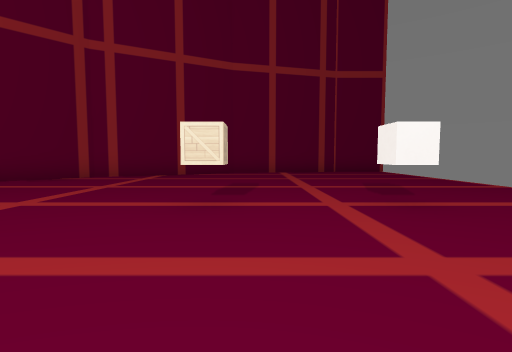
view 1 (above)

22 first-person views from a walk through a Godot game level. The camera is 1.2 m above the floor, tilts 4° down and sees 85° across. The floor is counted in squares, 2 m on a side. Each view is taken from the middle of a square. On the plan, view 1 faces up. The plan holds only what a view shows up to about 9 squares ahead; the rest is blank. The place goes on beyond the plan. Characters and animated objects are not drawn. Some surface patterns are stand-ins.

view 2
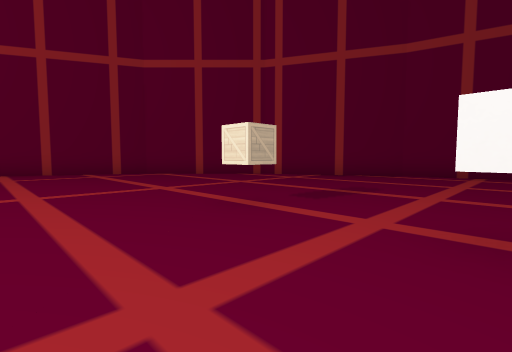

view 3
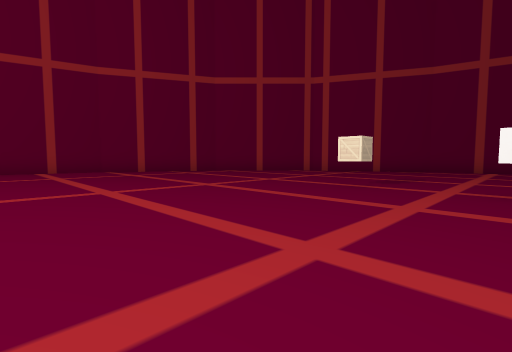

view 4
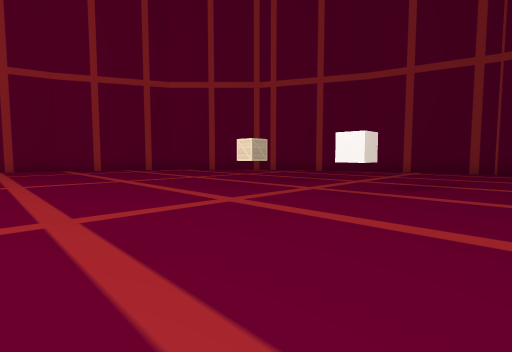

view 5
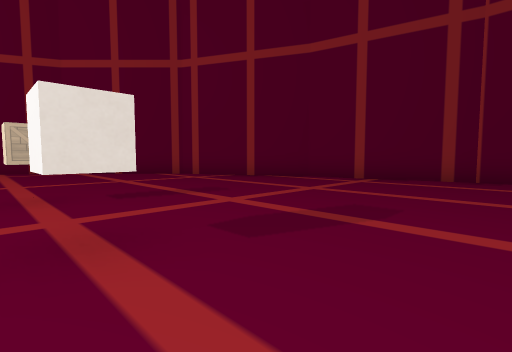

view 6
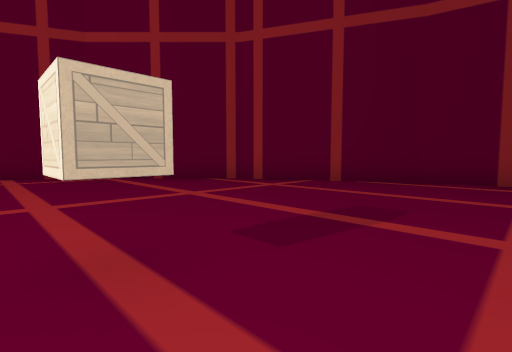

view 7
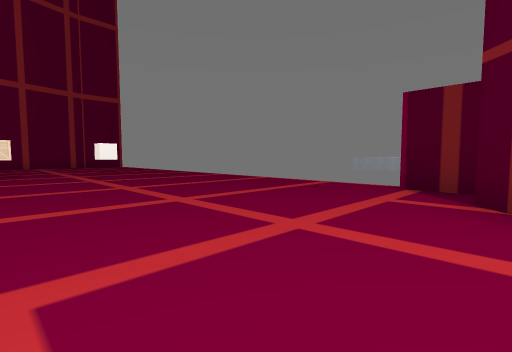

view 8
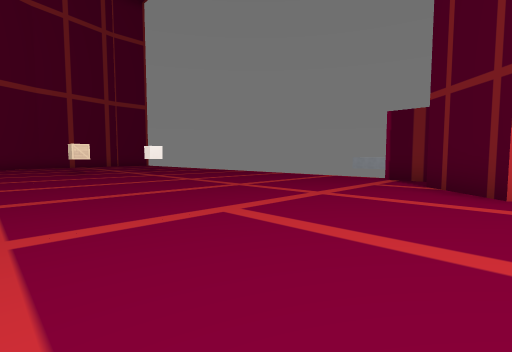

view 9
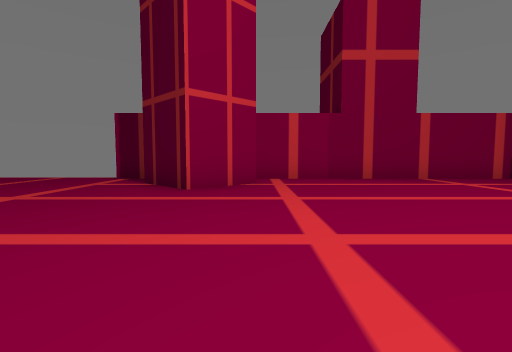

view 10
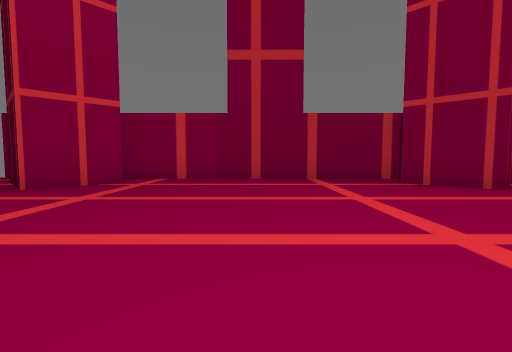

view 11
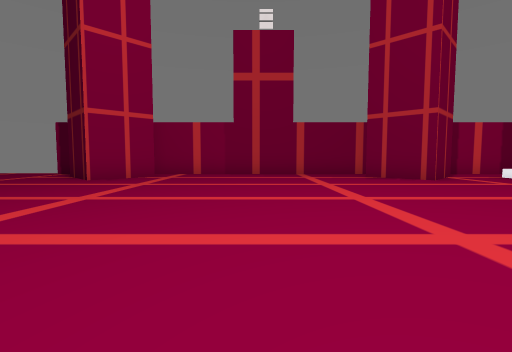

view 12
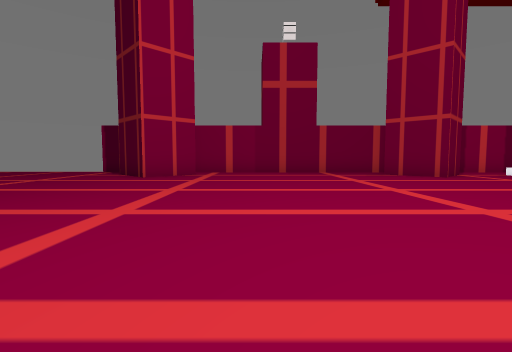

view 13
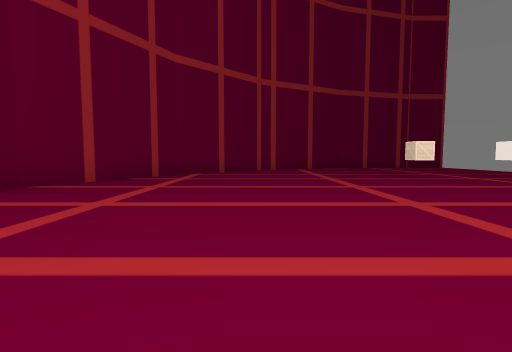

view 14
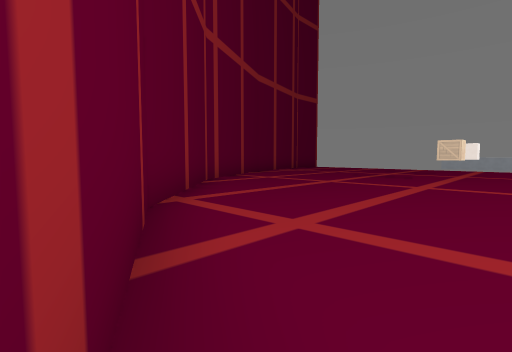

view 15
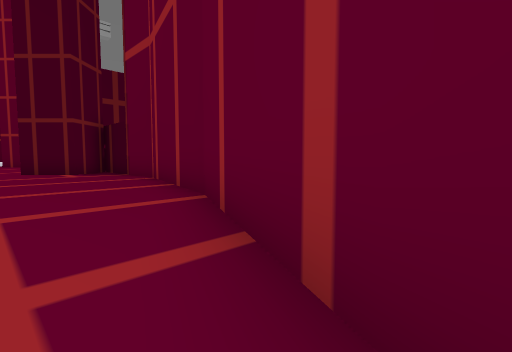

view 16
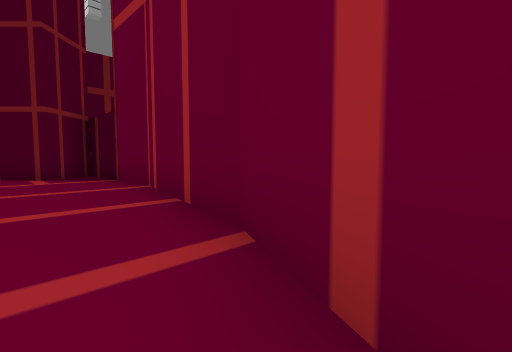

view 17
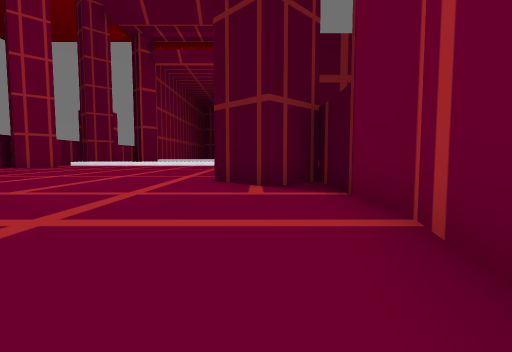

view 18
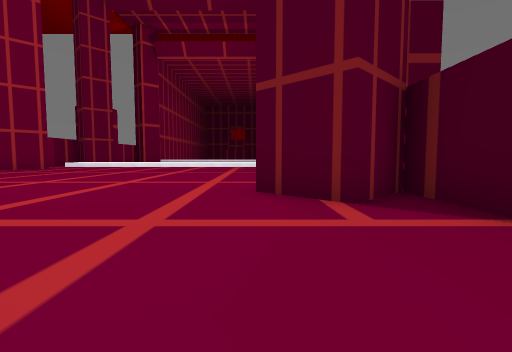

view 19
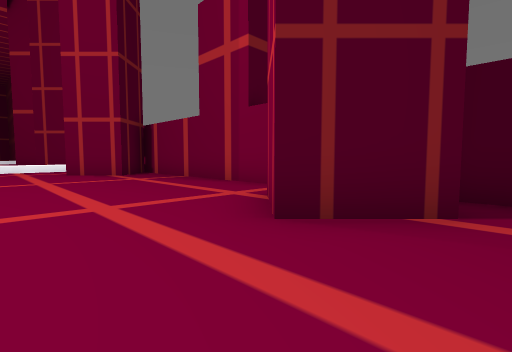

view 20
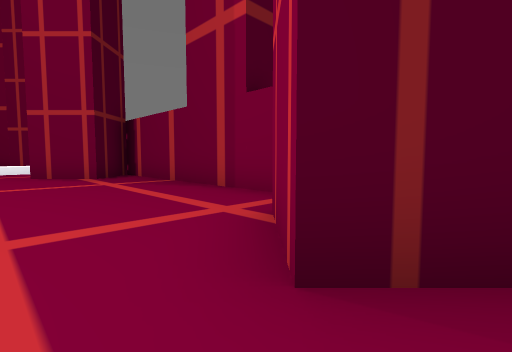

view 21
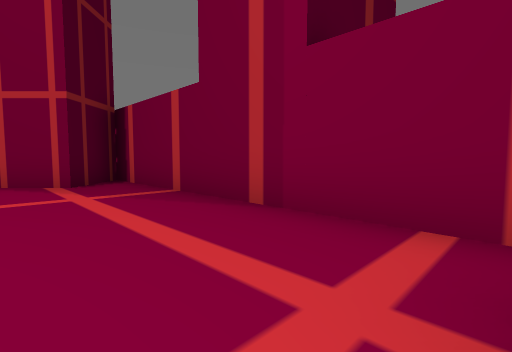

view 22
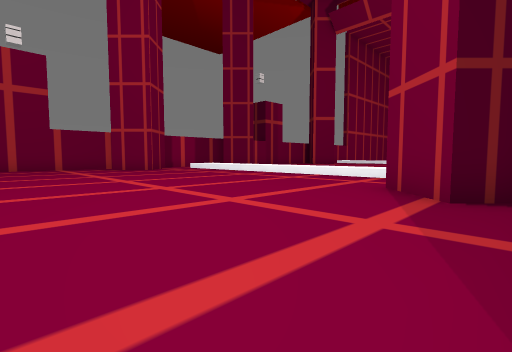

### Floor plan
Points are (right, up) in squares from view 1. A wall is a line through its corners. A room is listed if a view was taken in it or the views show most of it. See-through windows are left out.
Room 1 (views 1, 2, 3, 4, 5, 6, 7, 8, 9, 10, 11, 12, 13, 14, 15, 16, 17, 18, 19, 20, 21, 22)
walls: (4.5, -5.4) (4.5, -4.2); (3.3, -8.1) (2, -6.8) (3.3, -5.5); (-10.5, -2.5) (-10.5, -15.5) (-9.3, -14.2) (-8, -15.5); (-10.6, -6.8) (-9.3, -5.5) (-8, -6.7) (-9.3, -8.1); (-9.5, 1.4) (-10.5, -2.6); (4.5, -15) (4.5, -7.4); (3, -16.5) (2, -15.5) (3.3, -14.3); (-0.8, 10) (-4.7, 8.1) (-7.6, 5.2) (-9.6, 1.2); (3.1, 11) (-0.9, 10); (3.8, 11) (3, 11)
objects: box (-1, 3); other object (2, 3)

Where each view was taken, in squares from view 1:
view 1: 0 up, 0 right, facing up
view 2: 1 up, 2 right, facing up-left
view 3: 2 down, 2 right, facing up-left
view 4: 1 down, 4 right, facing up-left
view 5: 3 up, 4 right, facing up-left
view 6: 3 up, 1 right, facing up-left
view 7: 6 down, 1 left, facing up-right
view 8: 7 down, 3 left, facing up-right
view 9: 8 down, 3 left, facing right
view 10: 11 down, 3 left, facing right
view 11: 11 down, 5 left, facing right
view 12: 10 down, 6 left, facing right
view 13: 4 down, 5 left, facing up
view 14: 2 up, 9 left, facing up-right
view 15: 5 up, 7 left, facing down-left
view 16: 3 up, 8 left, facing down-left
view 17: 0 up, 9 left, facing down
view 18: 2 down, 8 left, facing down
view 19: 5 down, 6 left, facing down-left
view 20: 6 down, 7 left, facing down-left
view 21: 8 down, 8 left, facing down-left
view 22: 10 down, 10 left, facing down-right
